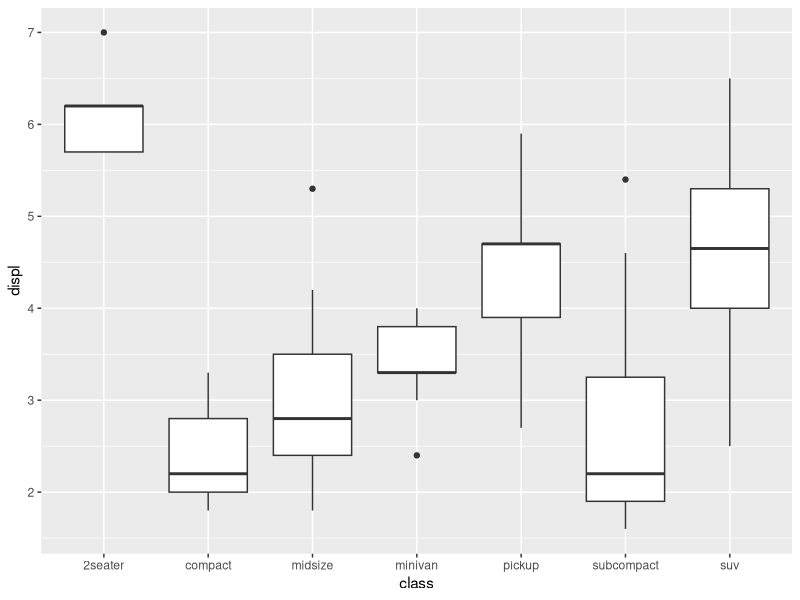
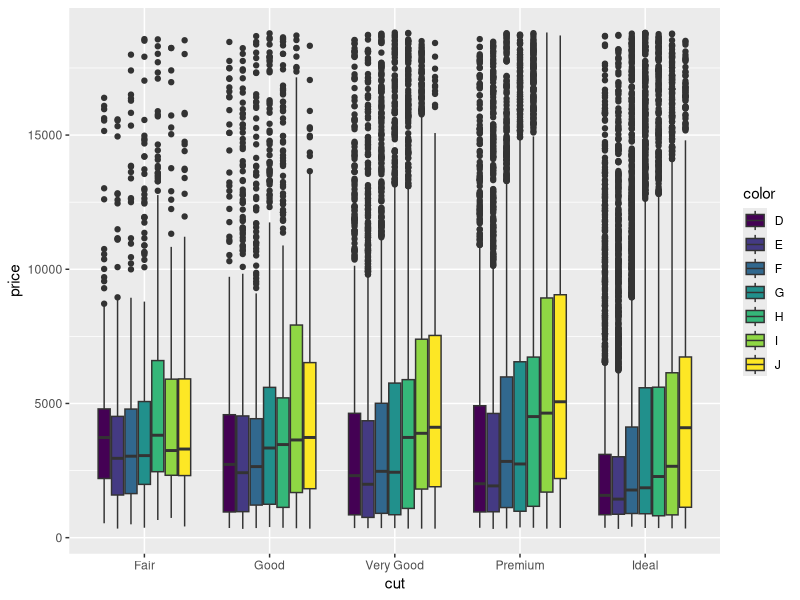
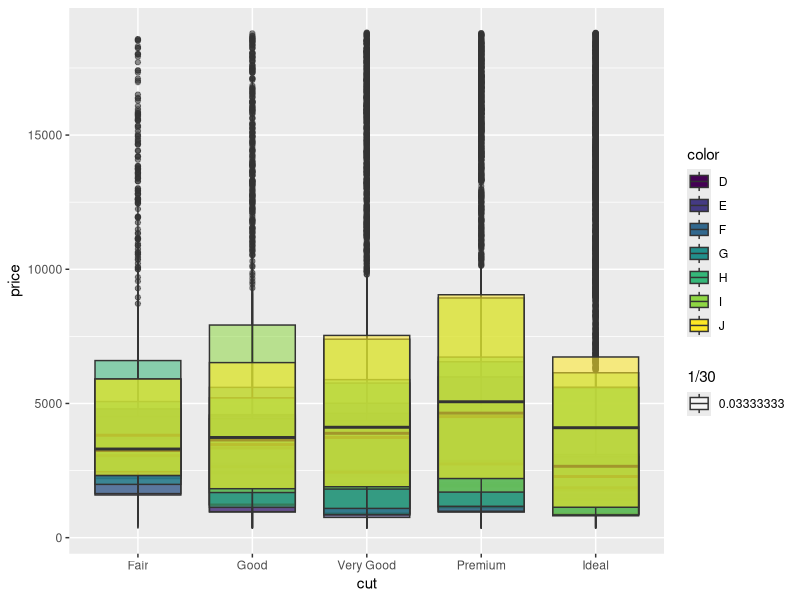
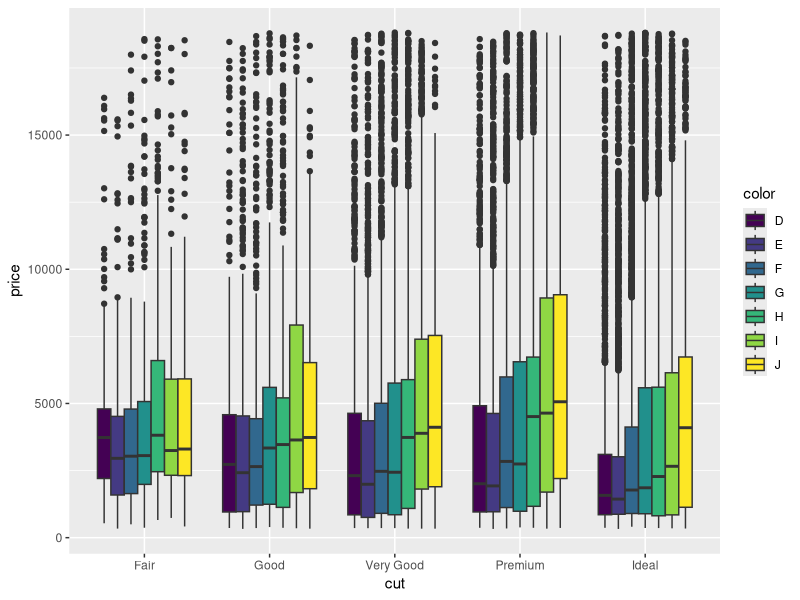
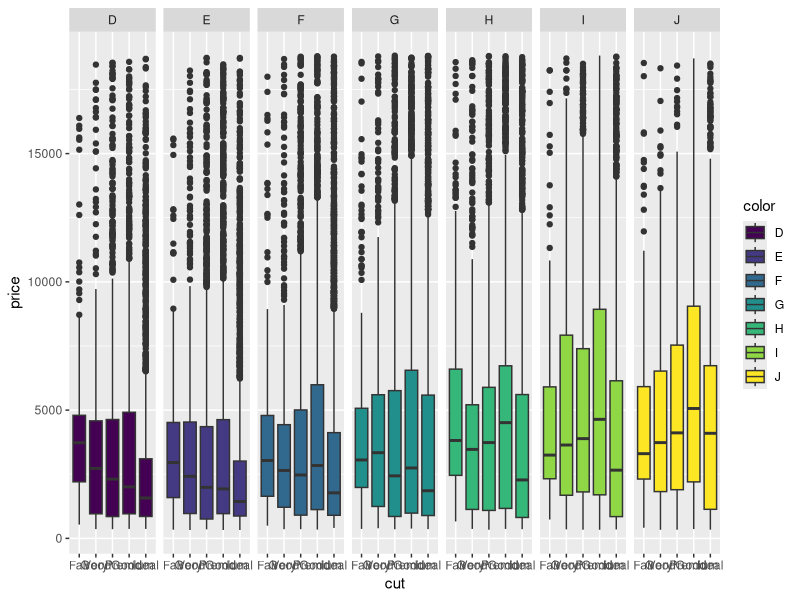
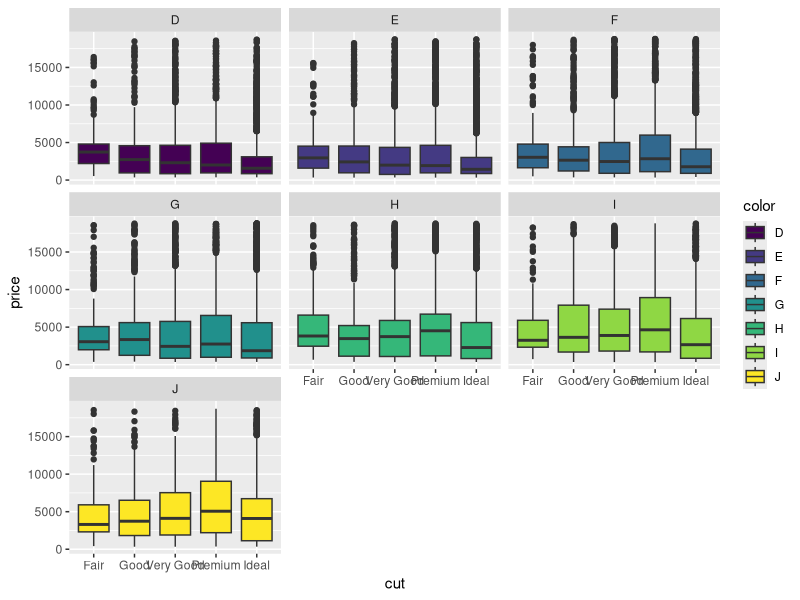
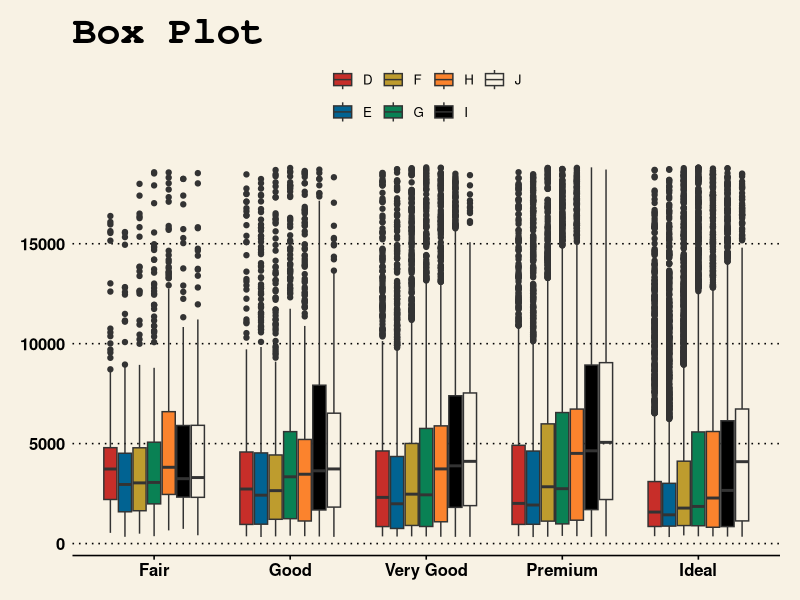
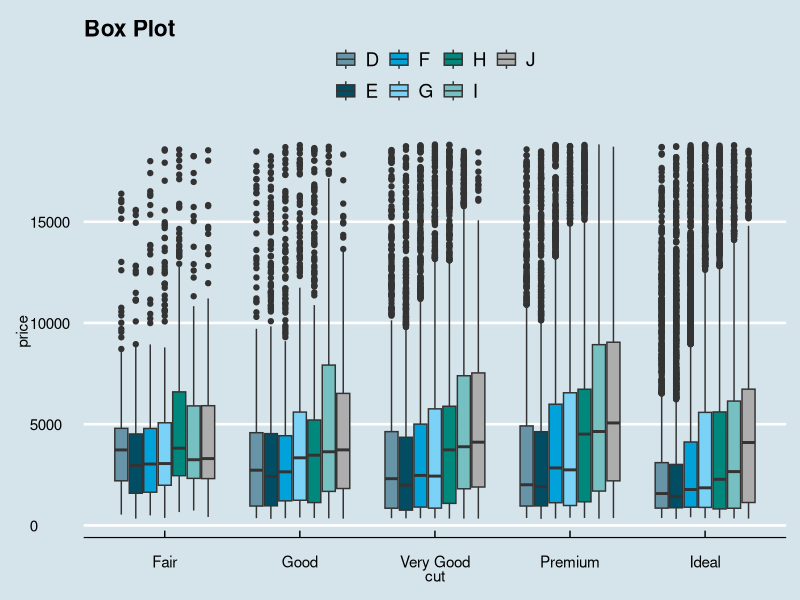

Recreate these plots in R, in order.
#====================================
# 箱线图及其美化技巧
# 以ggplot2内置数据集为例
#====================================
library(ggplot2)
library(ggthemes)

head(mpg)

summary(mpg)

str(mpg)

ggplot(mpg,aes(class,displ))+
  geom_boxplot()

ggplot(diamonds,aes(cut,price,fill=color))+
  geom_boxplot()

ggplot(diamonds,aes(cut,price,fill=color,alpha=1/30))+
  geom_boxplot(position="identity")

ggplot(diamonds,aes(cut,price,fill=color))+
  geom_boxplot(position="dodge")

ggplot(diamonds,aes(cut,price,fill=color))+
  geom_boxplot()+
  facet_grid(.~color)

ggplot(diamonds,aes(cut,price,fill=color))+
  geom_boxplot()+
  facet_wrap(~color)

ggplot(diamonds,aes(cut,price,fill=color))+
  geom_boxplot()+
  ggtitle("Box Plot")+
  theme_wsj()+
  scale_fill_wsj()+
  guides(fill=guide_legend(title=NULL))

ggplot(diamonds,aes(cut,price,fill=color))+
  geom_boxplot()+
  ggtitle("Box Plot")+
  theme_economist()+
  scale_fill_economist()+
  guides(fill=guide_legend(title=NULL))

ggplot(diamonds,aes(cut,price,fill=color))+
  geom_boxplot()+
  ggtitle("Box Plot")+
  theme_wsj()+
  scale_fill_wsj()+
  guides(fill=guide_legend(title=NULL))+ 
  facet_grid(.~color)

ggplot(diamonds,aes(cut,price,fill=color))+
  geom_boxplot()+
  ggtitle("Box Plot")+
  theme_economist()+
  scale_fill_economist()+
  guides(fill=guide_legend(title=NULL))+
  facet_grid(.~color)

